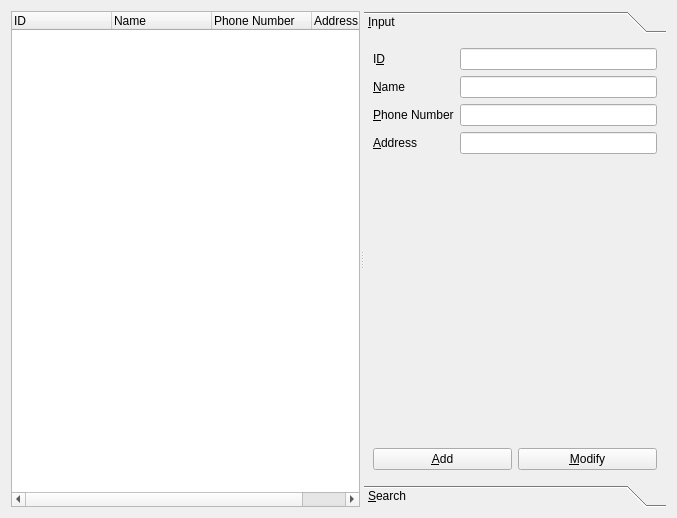
<?xml version="1.0" encoding="UTF-8"?>
<ui version="4.0">
 <class>ClientManagerForm</class>
 <widget class="QWidget" name="ClientManagerForm">
  <property name="geometry">
   <rect>
    <x>0</x>
    <y>0</y>
    <width>677</width>
    <height>518</height>
   </rect>
  </property>
  <property name="windowTitle">
   <string>Client Info</string>
  </property>
  <layout class="QVBoxLayout" name="verticalLayout_2">
   <item>
    <widget class="QSplitter" name="splitter">
     <property name="orientation">
      <enum>Qt::Horizontal</enum>
     </property>
     <widget class="QWidget" name="layoutWidget">
      <layout class="QVBoxLayout" name="listVerticalLayout">
       <item>
        <widget class="QTreeWidget" name="treeWidget">
         <property name="rootIsDecorated">
          <bool>false</bool>
         </property>
         <column>
          <property name="text">
           <string>ID</string>
          </property>
         </column>
         <column>
          <property name="text">
           <string>Name</string>
          </property>
         </column>
         <column>
          <property name="text">
           <string>Phone Number</string>
          </property>
         </column>
         <column>
          <property name="text">
           <string>Address</string>
          </property>
         </column>
        </widget>
       </item>
      </layout>
     </widget>
     <widget class="QToolBox" name="toolBox">
      <property name="currentIndex">
       <number>0</number>
      </property>
      <widget class="QWidget" name="inputPage">
       <property name="geometry">
        <rect>
         <x>0</x>
         <y>0</y>
         <width>349</width>
         <height>426</height>
        </rect>
       </property>
       <attribute name="label">
        <string>&amp;Input</string>
       </attribute>
       <layout class="QVBoxLayout" name="verticalLayout">
        <item>
         <layout class="QFormLayout" name="clientFormLayout">
          <item row="0" column="0">
           <widget class="QLabel" name="idLabel">
            <property name="text">
             <string>I&amp;D</string>
            </property>
            <property name="buddy">
             <cstring>idLineEdit</cstring>
            </property>
           </widget>
          </item>
          <item row="1" column="0">
           <widget class="QLabel" name="nameLabel">
            <property name="text">
             <string>&amp;Name</string>
            </property>
            <property name="buddy">
             <cstring>nameLineEdit</cstring>
            </property>
           </widget>
          </item>
          <item row="3" column="0">
           <widget class="QLabel" name="addressLabel">
            <property name="text">
             <string>&amp;Address</string>
            </property>
            <property name="buddy">
             <cstring>addressLineEdit</cstring>
            </property>
           </widget>
          </item>
          <item row="2" column="0">
           <widget class="QLabel" name="phoneNumberLabel">
            <property name="text">
             <string>&amp;Phone Number</string>
            </property>
            <property name="buddy">
             <cstring>phoneNumberLineEdit</cstring>
            </property>
           </widget>
          </item>
          <item row="0" column="1">
           <widget class="QLineEdit" name="idLineEdit">
            <property name="readOnly">
             <bool>true</bool>
            </property>
           </widget>
          </item>
          <item row="1" column="1">
           <widget class="QLineEdit" name="nameLineEdit"/>
          </item>
          <item row="2" column="1">
           <widget class="QLineEdit" name="phoneNumberLineEdit"/>
          </item>
          <item row="3" column="1">
           <widget class="QLineEdit" name="addressLineEdit"/>
          </item>
         </layout>
        </item>
        <item>
         <spacer name="verticalSpacer">
          <property name="orientation">
           <enum>Qt::Vertical</enum>
          </property>
          <property name="sizeHint" stdset="0">
           <size>
            <width>20</width>
            <height>40</height>
           </size>
          </property>
         </spacer>
        </item>
        <item>
         <layout class="QHBoxLayout" name="addHorizontalLayout">
          <item>
           <widget class="QPushButton" name="addPushButton">
            <property name="text">
             <string>&amp;Add</string>
            </property>
           </widget>
          </item>
          <item>
           <widget class="QPushButton" name="modifyPushButton">
            <property name="text">
             <string>&amp;Modify</string>
            </property>
           </widget>
          </item>
         </layout>
        </item>
       </layout>
      </widget>
      <widget class="QWidget" name="searchPage">
       <property name="geometry">
        <rect>
         <x>0</x>
         <y>0</y>
         <width>349</width>
         <height>426</height>
        </rect>
       </property>
       <attribute name="label">
        <string>&amp;Search</string>
       </attribute>
       <layout class="QVBoxLayout" name="verticalLayout_3">
        <item>
         <widget class="QTreeWidget" name="searchTreeWidget">
          <property name="rootIsDecorated">
           <bool>false</bool>
          </property>
          <column>
           <property name="text">
            <string>ID</string>
           </property>
          </column>
          <column>
           <property name="text">
            <string>Name</string>
           </property>
          </column>
          <column>
           <property name="text">
            <string>Phone Number</string>
           </property>
          </column>
          <column>
           <property name="text">
            <string>Address</string>
           </property>
          </column>
         </widget>
        </item>
        <item>
         <layout class="QHBoxLayout" name="horizontalLayout">
          <item>
           <widget class="QComboBox" name="searchComboBox">
            <item>
             <property name="text">
              <string>ID</string>
             </property>
            </item>
            <item>
             <property name="text">
              <string>Name</string>
             </property>
            </item>
            <item>
             <property name="text">
              <string>Phone Number</string>
             </property>
            </item>
            <item>
             <property name="text">
              <string>Address</string>
             </property>
            </item>
           </widget>
          </item>
          <item>
           <widget class="QLineEdit" name="searchLineEdit"/>
          </item>
         </layout>
        </item>
        <item>
         <widget class="QPushButton" name="searchPushButton">
          <property name="text">
           <string>S&amp;earch</string>
          </property>
         </widget>
        </item>
       </layout>
      </widget>
     </widget>
    </widget>
   </item>
  </layout>
 </widget>
 <resources/>
 <connections/>
</ui>
